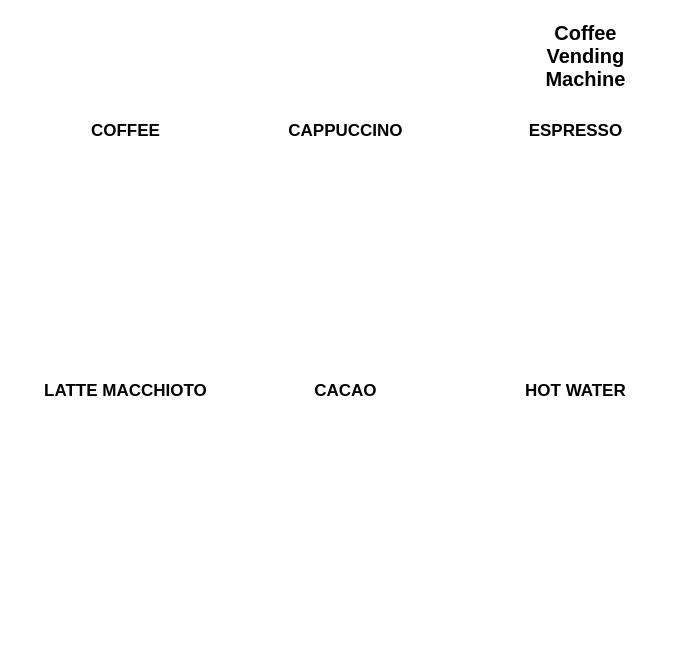
<?xml version="1.0" encoding="UTF-8"?>
<ui version="4.0">
 <class>DrinkWindow</class>
 <widget class="QDialog" name="DrinkWindow">
  <property name="geometry">
   <rect>
    <x>0</x>
    <y>0</y>
    <width>697</width>
    <height>664</height>
   </rect>
  </property>
  <property name="windowTitle">
   <string>Dialog</string>
  </property>
  <property name="styleSheet">
   <string notr="true">background-color: #ffffff</string>
  </property>
  <widget class="QLabel" name="labelCofffe">
   <property name="geometry">
    <rect>
     <x>60</x>
     <y>140</y>
     <width>128</width>
     <height>128</height>
    </rect>
   </property>
   <property name="text">
    <string/>
   </property>
   <property name="pixmap">
    <pixmap resource="images.qrc">:/icons/images/coffee.png</pixmap>
   </property>
   <property name="scaledContents">
    <bool>true</bool>
   </property>
  </widget>
  <widget class="QLabel" name="labelCoffeeText">
   <property name="geometry">
    <rect>
     <x>40</x>
     <y>280</y>
     <width>171</width>
     <height>101</height>
    </rect>
   </property>
   <property name="font">
    <font>
     <pointsize>13</pointsize>
     <weight>50</weight>
     <italic>false</italic>
     <bold>false</bold>
    </font>
   </property>
   <property name="text">
    <string/>
   </property>
   <property name="textFormat">
    <enum>Qt::RichText</enum>
   </property>
   <property name="alignment">
    <set>Qt::AlignHCenter|Qt::AlignTop</set>
   </property>
   <property name="wordWrap">
    <bool>true</bool>
   </property>
  </widget>
  <widget class="QLabel" name="labelCappuccino">
   <property name="geometry">
    <rect>
     <x>280</x>
     <y>140</y>
     <width>128</width>
     <height>128</height>
    </rect>
   </property>
   <property name="text">
    <string/>
   </property>
   <property name="pixmap">
    <pixmap resource="images.qrc">:/icons/images/cappucciono.png</pixmap>
   </property>
   <property name="scaledContents">
    <bool>true</bool>
   </property>
  </widget>
  <widget class="QLabel" name="labelEspresso">
   <property name="geometry">
    <rect>
     <x>530</x>
     <y>170</y>
     <width>90</width>
     <height>90</height>
    </rect>
   </property>
   <property name="text">
    <string/>
   </property>
   <property name="pixmap">
    <pixmap resource="images.qrc">:/icons/images/espresso.png</pixmap>
   </property>
   <property name="scaledContents">
    <bool>true</bool>
   </property>
  </widget>
  <widget class="QLabel" name="labelCLogo">
   <property name="geometry">
    <rect>
     <x>20</x>
     <y>10</y>
     <width>411</width>
     <height>71</height>
    </rect>
   </property>
   <property name="text">
    <string/>
   </property>
   <property name="pixmap">
    <pixmap resource="images.qrc">:/icons/images/beuth-logo.png</pixmap>
   </property>
   <property name="scaledContents">
    <bool>true</bool>
   </property>
  </widget>
  <widget class="QLabel" name="labelName">
   <property name="geometry">
    <rect>
     <x>520</x>
     <y>20</y>
     <width>131</width>
     <height>71</height>
    </rect>
   </property>
   <property name="font">
    <font>
     <pointsize>15</pointsize>
     <weight>75</weight>
     <bold>true</bold>
    </font>
   </property>
   <property name="text">
    <string>Coffee Vending Machine</string>
   </property>
   <property name="scaledContents">
    <bool>true</bool>
   </property>
   <property name="alignment">
    <set>Qt::AlignCenter</set>
   </property>
   <property name="wordWrap">
    <bool>true</bool>
   </property>
  </widget>
  <widget class="QLabel" name="labelLatte">
   <property name="geometry">
    <rect>
     <x>60</x>
     <y>420</y>
     <width>128</width>
     <height>128</height>
    </rect>
   </property>
   <property name="text">
    <string/>
   </property>
   <property name="pixmap">
    <pixmap resource="images.qrc">:/icons/images/lattemac.png</pixmap>
   </property>
   <property name="scaledContents">
    <bool>true</bool>
   </property>
  </widget>
  <widget class="QLabel" name="labelCacao">
   <property name="geometry">
    <rect>
     <x>280</x>
     <y>420</y>
     <width>128</width>
     <height>128</height>
    </rect>
   </property>
   <property name="text">
    <string/>
   </property>
   <property name="pixmap">
    <pixmap resource="images.qrc">:/icons/images/cacao.png</pixmap>
   </property>
   <property name="scaledContents">
    <bool>true</bool>
   </property>
  </widget>
  <widget class="QLabel" name="labelCoffeeTitle">
   <property name="geometry">
    <rect>
     <x>40</x>
     <y>120</y>
     <width>171</width>
     <height>21</height>
    </rect>
   </property>
   <property name="font">
    <font>
     <pointsize>13</pointsize>
     <weight>75</weight>
     <italic>false</italic>
     <bold>true</bold>
    </font>
   </property>
   <property name="text">
    <string>COFFEE</string>
   </property>
   <property name="textFormat">
    <enum>Qt::RichText</enum>
   </property>
   <property name="alignment">
    <set>Qt::AlignHCenter|Qt::AlignTop</set>
   </property>
   <property name="wordWrap">
    <bool>true</bool>
   </property>
  </widget>
  <widget class="QLabel" name="labelCuppText">
   <property name="geometry">
    <rect>
     <x>260</x>
     <y>280</y>
     <width>171</width>
     <height>101</height>
    </rect>
   </property>
   <property name="font">
    <font>
     <pointsize>13</pointsize>
     <weight>50</weight>
     <italic>false</italic>
     <bold>false</bold>
    </font>
   </property>
   <property name="text">
    <string/>
   </property>
   <property name="textFormat">
    <enum>Qt::RichText</enum>
   </property>
   <property name="alignment">
    <set>Qt::AlignHCenter|Qt::AlignTop</set>
   </property>
   <property name="wordWrap">
    <bool>true</bool>
   </property>
  </widget>
  <widget class="QLabel" name="labelCuppTitle">
   <property name="geometry">
    <rect>
     <x>260</x>
     <y>120</y>
     <width>171</width>
     <height>21</height>
    </rect>
   </property>
   <property name="font">
    <font>
     <pointsize>13</pointsize>
     <weight>75</weight>
     <italic>false</italic>
     <bold>true</bold>
    </font>
   </property>
   <property name="text">
    <string>CAPPUCCINO</string>
   </property>
   <property name="textFormat">
    <enum>Qt::RichText</enum>
   </property>
   <property name="alignment">
    <set>Qt::AlignHCenter|Qt::AlignTop</set>
   </property>
   <property name="wordWrap">
    <bool>true</bool>
   </property>
  </widget>
  <widget class="QLabel" name="labelEsprText">
   <property name="geometry">
    <rect>
     <x>490</x>
     <y>280</y>
     <width>171</width>
     <height>101</height>
    </rect>
   </property>
   <property name="font">
    <font>
     <pointsize>13</pointsize>
     <weight>50</weight>
     <italic>false</italic>
     <bold>false</bold>
    </font>
   </property>
   <property name="text">
    <string/>
   </property>
   <property name="textFormat">
    <enum>Qt::RichText</enum>
   </property>
   <property name="alignment">
    <set>Qt::AlignHCenter|Qt::AlignTop</set>
   </property>
   <property name="wordWrap">
    <bool>true</bool>
   </property>
  </widget>
  <widget class="QLabel" name="labelEspTitle">
   <property name="geometry">
    <rect>
     <x>490</x>
     <y>120</y>
     <width>171</width>
     <height>21</height>
    </rect>
   </property>
   <property name="font">
    <font>
     <pointsize>13</pointsize>
     <weight>75</weight>
     <italic>false</italic>
     <bold>true</bold>
    </font>
   </property>
   <property name="text">
    <string>ESPRESSO</string>
   </property>
   <property name="textFormat">
    <enum>Qt::RichText</enum>
   </property>
   <property name="alignment">
    <set>Qt::AlignHCenter|Qt::AlignTop</set>
   </property>
   <property name="wordWrap">
    <bool>true</bool>
   </property>
  </widget>
  <widget class="QLabel" name="labelWaterText">
   <property name="geometry">
    <rect>
     <x>490</x>
     <y>550</y>
     <width>171</width>
     <height>101</height>
    </rect>
   </property>
   <property name="font">
    <font>
     <pointsize>13</pointsize>
     <weight>50</weight>
     <italic>false</italic>
     <bold>false</bold>
    </font>
   </property>
   <property name="text">
    <string/>
   </property>
   <property name="textFormat">
    <enum>Qt::RichText</enum>
   </property>
   <property name="alignment">
    <set>Qt::AlignHCenter|Qt::AlignTop</set>
   </property>
   <property name="wordWrap">
    <bool>true</bool>
   </property>
  </widget>
  <widget class="QLabel" name="labelLatText">
   <property name="geometry">
    <rect>
     <x>40</x>
     <y>550</y>
     <width>171</width>
     <height>101</height>
    </rect>
   </property>
   <property name="font">
    <font>
     <pointsize>13</pointsize>
     <weight>50</weight>
     <italic>false</italic>
     <bold>false</bold>
    </font>
   </property>
   <property name="text">
    <string/>
   </property>
   <property name="textFormat">
    <enum>Qt::RichText</enum>
   </property>
   <property name="alignment">
    <set>Qt::AlignHCenter|Qt::AlignTop</set>
   </property>
   <property name="wordWrap">
    <bool>true</bool>
   </property>
  </widget>
  <widget class="QLabel" name="labelCacaoTitle">
   <property name="geometry">
    <rect>
     <x>260</x>
     <y>380</y>
     <width>171</width>
     <height>21</height>
    </rect>
   </property>
   <property name="font">
    <font>
     <pointsize>13</pointsize>
     <weight>75</weight>
     <italic>false</italic>
     <bold>true</bold>
    </font>
   </property>
   <property name="text">
    <string>CACAO</string>
   </property>
   <property name="textFormat">
    <enum>Qt::RichText</enum>
   </property>
   <property name="alignment">
    <set>Qt::AlignHCenter|Qt::AlignTop</set>
   </property>
   <property name="wordWrap">
    <bool>true</bool>
   </property>
  </widget>
  <widget class="QLabel" name="labelWaterTitle">
   <property name="geometry">
    <rect>
     <x>490</x>
     <y>380</y>
     <width>171</width>
     <height>21</height>
    </rect>
   </property>
   <property name="font">
    <font>
     <pointsize>13</pointsize>
     <weight>75</weight>
     <italic>false</italic>
     <bold>true</bold>
    </font>
   </property>
   <property name="text">
    <string>HOT WATER</string>
   </property>
   <property name="textFormat">
    <enum>Qt::RichText</enum>
   </property>
   <property name="alignment">
    <set>Qt::AlignHCenter|Qt::AlignTop</set>
   </property>
   <property name="wordWrap">
    <bool>true</bool>
   </property>
  </widget>
  <widget class="QLabel" name="labelCacaoText">
   <property name="geometry">
    <rect>
     <x>260</x>
     <y>550</y>
     <width>171</width>
     <height>101</height>
    </rect>
   </property>
   <property name="font">
    <font>
     <pointsize>13</pointsize>
     <weight>50</weight>
     <italic>false</italic>
     <bold>false</bold>
    </font>
   </property>
   <property name="text">
    <string/>
   </property>
   <property name="textFormat">
    <enum>Qt::RichText</enum>
   </property>
   <property name="alignment">
    <set>Qt::AlignHCenter|Qt::AlignTop</set>
   </property>
   <property name="wordWrap">
    <bool>true</bool>
   </property>
  </widget>
  <widget class="QLabel" name="labelLatTitle">
   <property name="geometry">
    <rect>
     <x>40</x>
     <y>380</y>
     <width>171</width>
     <height>21</height>
    </rect>
   </property>
   <property name="font">
    <font>
     <pointsize>13</pointsize>
     <weight>75</weight>
     <italic>false</italic>
     <bold>true</bold>
    </font>
   </property>
   <property name="text">
    <string>LATTE MACCHIOTO</string>
   </property>
   <property name="textFormat">
    <enum>Qt::RichText</enum>
   </property>
   <property name="alignment">
    <set>Qt::AlignHCenter|Qt::AlignTop</set>
   </property>
   <property name="wordWrap">
    <bool>true</bool>
   </property>
  </widget>
  <widget class="QLabel" name="labelWater">
   <property name="geometry">
    <rect>
     <x>530</x>
     <y>430</y>
     <width>81</width>
     <height>101</height>
    </rect>
   </property>
   <property name="text">
    <string/>
   </property>
   <property name="pixmap">
    <pixmap resource="images.qrc">:/icons/images/water.png</pixmap>
   </property>
   <property name="scaledContents">
    <bool>true</bool>
   </property>
  </widget>
 </widget>
 <resources>
  <include location="images.qrc"/>
 </resources>
 <connections/>
</ui>
